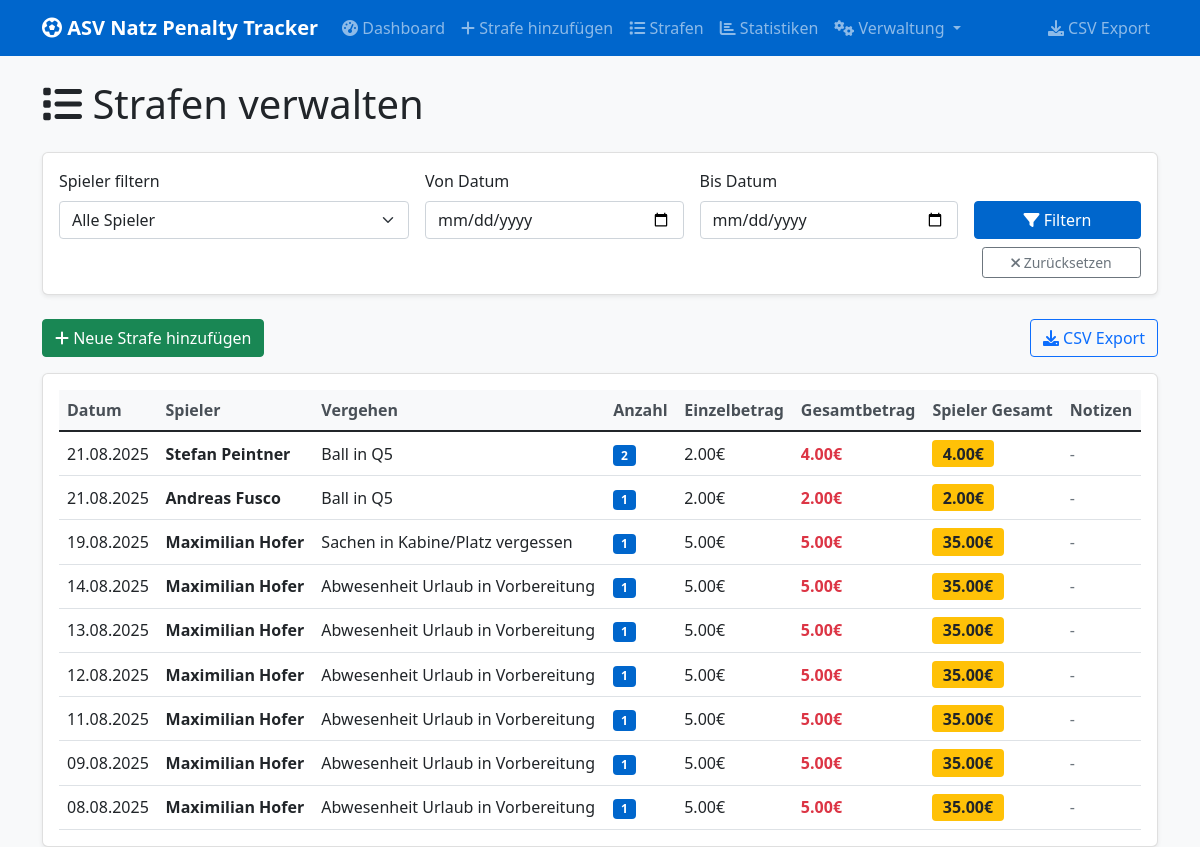
The page /penalties on the database its author committed.
### app.py (models this page shows)
class Penalty(db.Model):
    id = db.Column(db.Integer, primary_key=True)
    date = db.Column(db.Date, nullable=False)
    player_id = db.Column(db.Integer, db.ForeignKey('player.id'), nullable=False)
    penalty_type_id = db.Column(db.Integer, db.ForeignKey('penalty_type.id'), nullable=False)
    quantity = db.Column(db.Integer, nullable=False, default=1)
    notes = db.Column(db.Text)
    created_at = db.Column(db.DateTime, default=datetime.utcnow)
    player = db.relationship('Player', backref='penalties')
    penalty_type = db.relationship('PenaltyType', backref='penalties')
    @property
    def total_amount(self):
        return self.quantity * self.penalty_type.amount

class Player(db.Model):
    id = db.Column(db.Integer, primary_key=True)
    name = db.Column(db.String(100), nullable=False, unique=True)

class PenaltyType(db.Model):
    id = db.Column(db.Integer, primary_key=True)
    name = db.Column(db.String(200), nullable=False, unique=True)
    amount = db.Column(db.Float, nullable=False)
    description = db.Column(db.String(500))

### app.py (the view)
@app.route('/penalties')
def penalties():
    page = request.args.get('page', 1, type=int)
    player_filter = request.args.get('player')
    date_from = request.args.get('date_from')
    date_to = request.args.get('date_to')
    query = Penalty.query
    if player_filter:
        query = query.filter(Penalty.player_id == player_filter)
    if date_from:
        date_from_obj = datetime.strptime(date_from, '%Y-%m-%d').date()
        query = query.filter(Penalty.date >= date_from_obj)
    if date_to:
        date_to_obj = datetime.strptime(date_to, '%Y-%m-%d').date()
        query = query.filter(Penalty.date <= date_to_obj)
    penalties_pagination = query.order_by(Penalty.date.desc())\
        .paginate(page=page, per_page=20, error_out=False)
    players = Player.query.order_by(Player.name).all()
    player_totals = db.session.query(
        Player.id,
        Player.name,
        db.func.sum(PenaltyType.amount * Penalty.quantity).label('total')
    ).select_from(Player)\
     .join(Penalty)\
     .join(PenaltyType)\
     .group_by(Player.id, Player.name)\
     .all()
    player_totals_dict = {pt.id: pt.total for pt in player_totals}
    return render_template('penalties.html',
                         penalties=penalties_pagination.items,
                         pagination=penalties_pagination,
                         players=players,
                         player_totals=player_totals_dict,
                         filters={
                             'player': player_filter,
                             'date_from': date_from,
                             'date_to': date_to
                         })

### templates/penalties.html (shortened to what this page needs)
{% extends "base.html" %}
{% block content %}
<div class="row">
    <div class="col-12">
        <h1 class="mb-4"><i class="fas fa-list"></i> Strafen verwalten</h1>
    </div>
</div>
<div class="card mb-4">
    <div class="card-body">
        <form method="GET" class="row g-3">
            <div class="col-md-4">
                <label for="player" class="form-label">Spieler filtern</label>
                <select name="player" id="player" class="form-select">
                    <option value="">Alle Spieler</option>
                </select>
            </div>
            <div class="col-md-3">
                <label for="date_from" class="form-label">Von Datum</label>
                <input type="date" name="date_from" id="date_from" class="form-control"
                       value="{{ filters.date_from or '' }}">
            </div>
            <div class="col-md-3">
                <label for="date_to" class="form-label">Bis Datum</label>
                <input type="date" name="date_to" id="date_to" class="form-control"
                       value="{{ filters.date_to or '' }}">
            </div>
            <div class="col-md-2">
                <label class="form-label">&nbsp;</label>
                <div class="d-grid gap-2">
                    <button type="submit" class="btn btn-primary">
                        <i class="fas fa-filter"></i> Filtern
                    </button>
                    <a href="{{ url_for('penalties') }}" class="btn btn-outline-secondary btn-sm">
                        <i class="fas fa-times"></i> Zurücksetzen
                    </a>
                </div>
            </div>
        </form>
    </div>
</div>
<div class="row mb-3">
    <div class="col-md-6">
        <a href="{{ url_for('add_penalty') }}" class="btn btn-success">
            <i class="fas fa-plus"></i> Neue Strafe hinzufügen
        </a>
    </div>
    <div class="col-md-6 text-end">
        <a href="{{ url_for('export_csv') }}" class="btn btn-outline-primary">
            <i class="fas fa-download"></i> CSV Export
        </a>
    </div>
</div>
<div class="card">
    <div class="card-body">
        {% if penalties %}
            <div class="table-responsive">
                <table class="table table-hover">
                    <thead>
                        <tr>
                            <th>Datum</th>
                            <th>Spieler</th>
                            <th>Vergehen</th>
                            <th>Anzahl</th>
                            <th>Einzelbetrag</th>
                            <th>Gesamtbetrag</th>
                            <th>Spieler Gesamt</th>
                            <th>Notizen</th>
                        </tr>
                    </thead>
                    <tbody>
                        {% for penalty in penalties %}
                            <tr>
                                <td>{{ penalty.date.strftime('%d.%m.%Y') }}</td>
                                <td>
                                    <strong>{{ penalty.player.name }}</strong>
                                </td>
                                <td>
                                    {{ penalty.penalty_type.name }}
                                </td>
                                <td>
                                    <span class="badge bg-primary">{{ penalty.quantity }}</span>
                                </td>
                                <td>{{ "%.2f"|format(penalty.penalty_type.amount) }}€</td>
                                <td>
                                    <strong class="text-danger">{{ "%.2f"|format(penalty.total_amount) }}€</strong>
                                </td>
                                <td>
                                    <span class="badge bg-warning text-dark fs-6">
                                        {{ "%.2f"|format(player_totals.get(penalty.player_id, 0)) }}€
                                    </span>
                                </td>
                                <td>
                                    {% if penalty.notes %}
                                        <small>{{ penalty.notes }}</small>
                                    {% else %}
                                        <span class="text-muted">-</span>
                                    {% endif %}
                                </td>
                            </tr>
                        {% endfor %}
                    </tbody>
                </table>
            </div>
        {% endif %}
    </div>
</div>
{% endblock %}

### static/css/style.css (style rules this page uses)
body { font-family: 'Segoe UI', Tahoma, Geneva, Verdana, sans-serif; background-color: #f8f9fa; }
.card { box-shadow: 0 0.125rem 0.25rem rgba(0, 0, 0, 0.075); border: 1px solid rgba(0, 0, 0, 0.125); border-radius: 0.375rem; }
.bg-primary { background-color: #0066cc !important; }
.btn-primary { background-color: #0066cc; border-color: #0066cc; }
.badge { font-size: 0.75em; }
.table { margin-bottom: 0; }
.table th { border-top: none; font-weight: 600; color: #495057; background-color: #f8f9fa; }
.card { animation: fadeInUp 0.3s ease-out; }
.btn + .btn { margin-left: 0.5rem; }
.table td { vertical-align: middle; }

### rows shown on the page
Penalty: date "21.08.2025", player.name "Stefan Peintner", penalty_type.name "Ball in Q5", quantity "2", total_amount "4.00", player_id "4.00"
PenaltyType: penalty_type.amount "2.00"
Penalty: date "21.08.2025", player.name "Andreas Fusco", penalty_type.name "Ball in Q5", quantity "1", total_amount "2.00", player_id "2.00"
Penalty: date "19.08.2025", player.name "Maximilian Hofer", penalty_type.name "Sachen in Kabine/Platz vergessen", quantity "1", total_amount "5.00", player_id "35.00"
PenaltyType: penalty_type.amount "5.00"
Penalty: date "14.08.2025", player.name "Maximilian Hofer", penalty_type.name "Abwesenheit Urlaub in Vorbereitung", quantity "1", total_amount "5.00", player_id "35.00"
PenaltyType: penalty_type.amount "5.00"
Penalty: date "13.08.2025", player.name "Maximilian Hofer", penalty_type.name "Abwesenheit Urlaub in Vorbereitung", quantity "1", total_amount "5.00", player_id "35.00"
Penalty: date "12.08.2025", player.name "Maximilian Hofer", penalty_type.name "Abwesenheit Urlaub in Vorbereitung", quantity "1", total_amount "5.00", player_id "35.00"
Penalty: date "11.08.2025", player.name "Maximilian Hofer", penalty_type.name "Abwesenheit Urlaub in Vorbereitung", quantity "1", total_amount "5.00", player_id "35.00"
Penalty: date "09.08.2025", player.name "Maximilian Hofer", penalty_type.name "Abwesenheit Urlaub in Vorbereitung", quantity "1", total_amount "5.00", player_id "35.00"
Penalty: date "08.08.2025", player.name "Maximilian Hofer", penalty_type.name "Abwesenheit Urlaub in Vorbereitung", quantity "1", total_amount "5.00", player_id "35.00"
